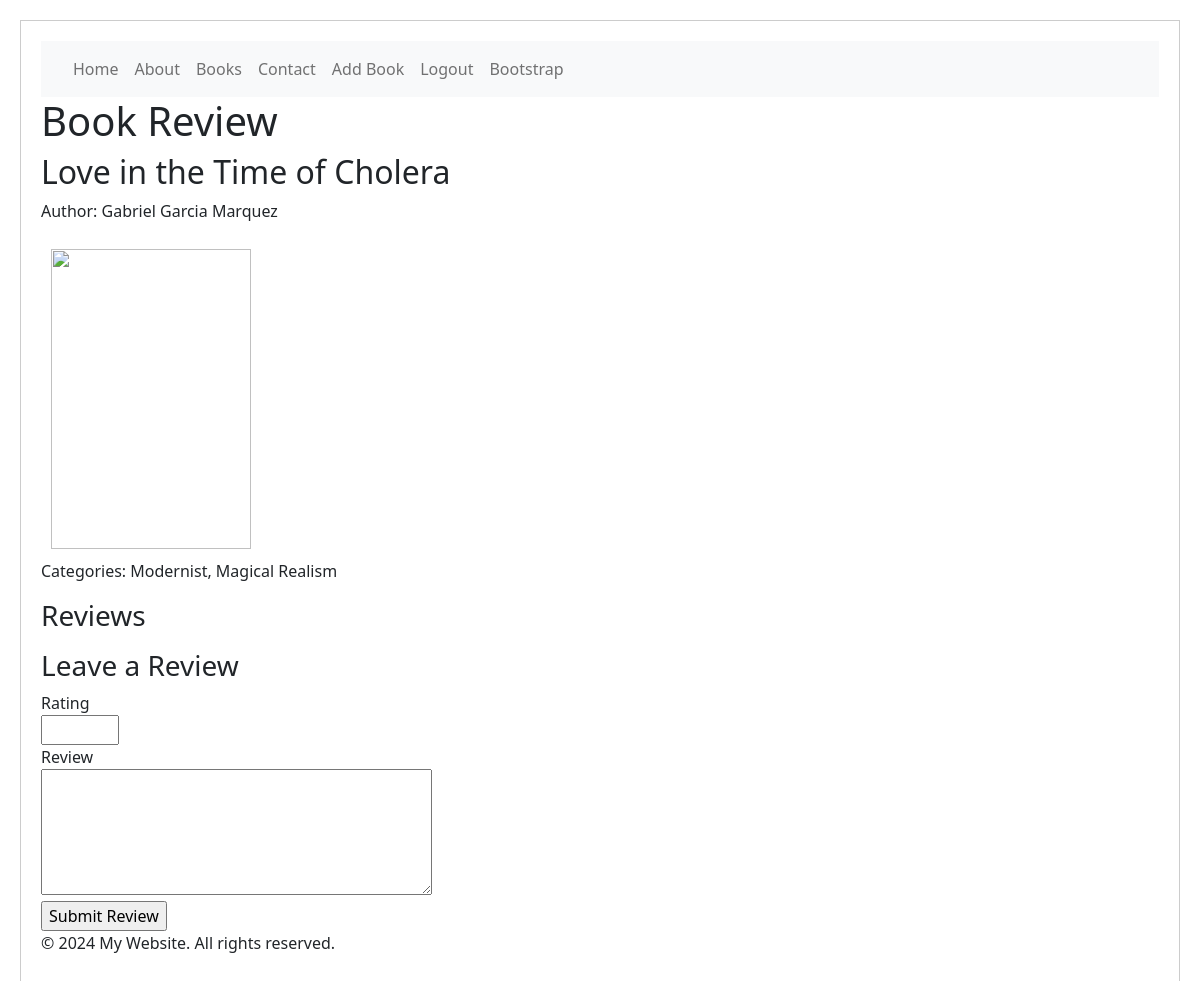
/book/50 (signed in), run on an earlier commit of the app's database.
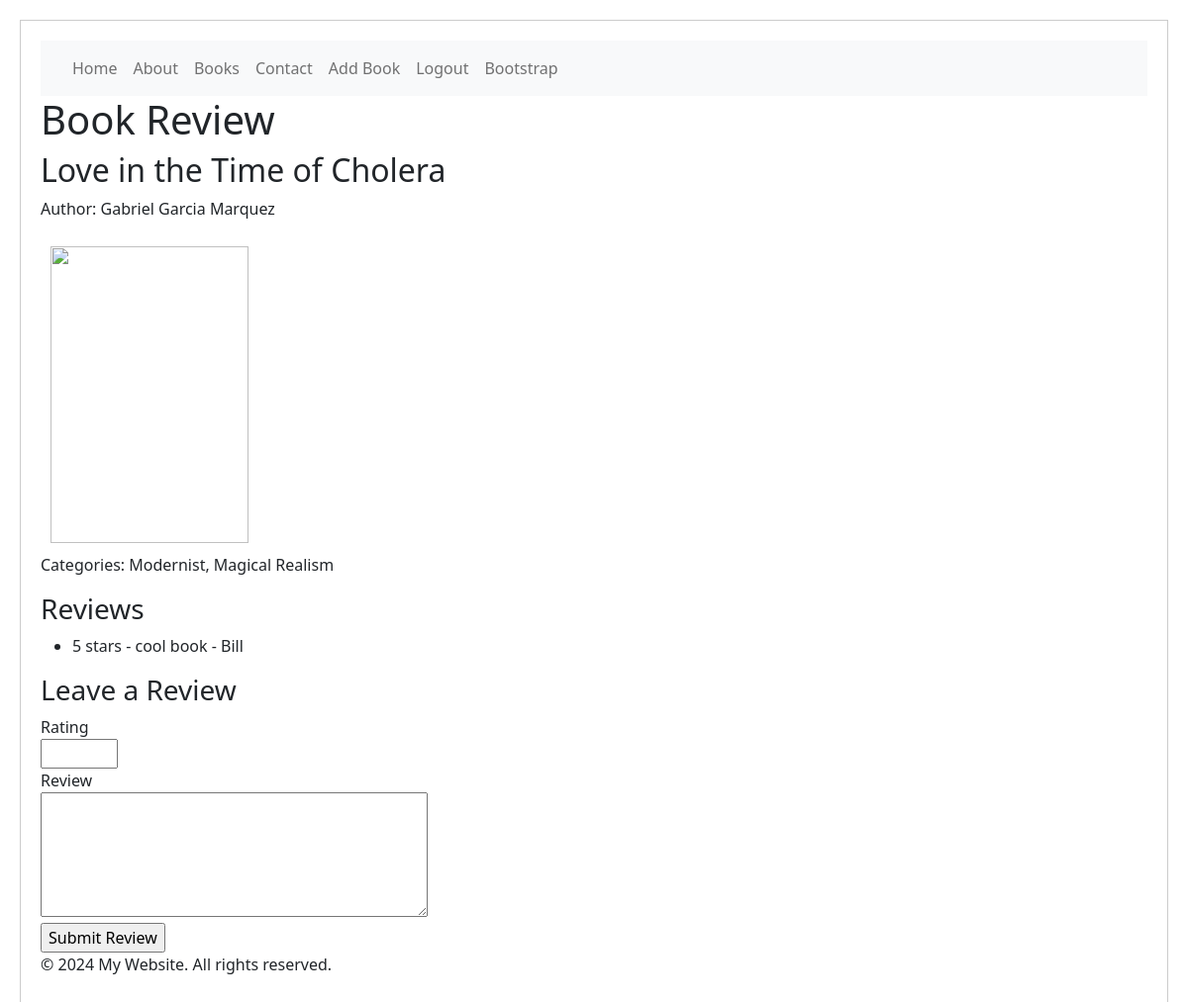
And on a later commit of the database.
### models.py (models this page shows, shortened)
class BookCategory(db.Model):
    __tablename__ = 'book_categories'
    book_id = db.Column(db.Integer, db.ForeignKey('books.book_id', ondelete='CASCADE'), primary_key=True, nullable=False)
    category_id = db.Column(db.Integer, db.ForeignKey('categories.category_id'), primary_key=True, nullable=False)

class Category(db.Model):
    __tablename__ = 'categories'
    category_id = db.Column(db.Integer, primary_key=True)
    category_name = db.Column(db.String(50), nullable=False, unique=True)
    books = db.relationship('BookCategory', backref='category', lazy=True)

class Review(db.Model):
    __tablename__ = 'reviews'
    review_id = db.Column(db.Integer, primary_key=True)
    book_id = db.Column(db.Integer, db.ForeignKey('books.book_id'), nullable=False)
    user_id = db.Column(db.Integer, db.ForeignKey('users.user_id'), nullable=False)
    rating = db.Column(db.Integer, nullable=False)
    review_text = db.Column(db.Text)
    created_at = db.Column(db.DateTime, default=datetime.utcnow)
    review_votes = db.relationship('ReviewVote', backref='review', lazy=True, cascade="all, delete-orphan")

class User(UserMixin, db.Model):
    __tablename__ = 'users'
    user_id = db.Column(db.Integer, primary_key=True)
    username = db.Column(db.String(50), nullable=False, unique=True)
    email = db.Column(db.String(100), nullable=False, unique=True)
    password_hash = db.Column(db.String(255), nullable=False)
    profile_picture_url = db.Column(db.String(255))
    created_at = db.Column(db.DateTime, default=lambda: datetime.now(timezone.utc))
    role = db.Column(db.String(50), nullable=False, default='regular')
    reviews = db.relationship('Review', backref='user', lazy=True)
    review_votes = db.relationship('ReviewVote', backref='user', lazy=True)

### app.py (the view, shortened to what this page needs)
    @app.route('/book/<int:book_id>', methods=['GET', 'POST'])
    def book_detail(book_id):
        book = Book.query.get_or_404(book_id)
        form = ReviewForm()
        return render_template('book_detail.html', book=book, form=form)

### forms.py
class ReviewForm(FlaskForm):
    rating = IntegerField('Rating', validators=[DataRequired(), NumberRange(min=1, max=5)])
    review_text = TextAreaField('Review', validators=[Optional()])
    submit = SubmitField('Submit Review')

### templates/book_detail.html (shortened to what this page needs)
{% extends "base.html" %}
{% block content %}
<h2>{{ book.title }}</h2>
<p>Author: {{ book.author }}</p>
<img id="book_cover" src="../static/assets/img/book_cover.jpeg">
<p>Categories:
    {% for book_category in book.categories %}
        {{ book_category.category.category_name }}{% if not loop.last %}, {% endif %}
    {% endfor %}
</p>
<h3>Reviews</h3>
<ul>
    {% for review in book.reviews %}
        <li>{{ review.rating }} stars - {{ review.review_text }} - {{ review.user.username }}</li>
    {% endfor %}
</ul>
{% if current_user.is_authenticated %}
    <h3>Leave a Review</h3>
    <form method="POST" action="{{ url_for('book_detail', book_id=book.book_id) }}">
        {{ form.rating.label }}<br>
        {{ form.rating(size=32) }}<br>
        {{ form.review_text.label }}<br>
        {{ form.review_text(rows=5, cols=40) }}<br>
        {{ form.submit() }}
    </form>
{% else %}
    <p><a href="{{ url_for('login') }}">Log in</a> to leave a review.</p>
{% endif %}
{% endblock %}

What changed in the data, as far as the page shows it:
added Review: rating "5", review_text "cool book", user.username "Bill"
